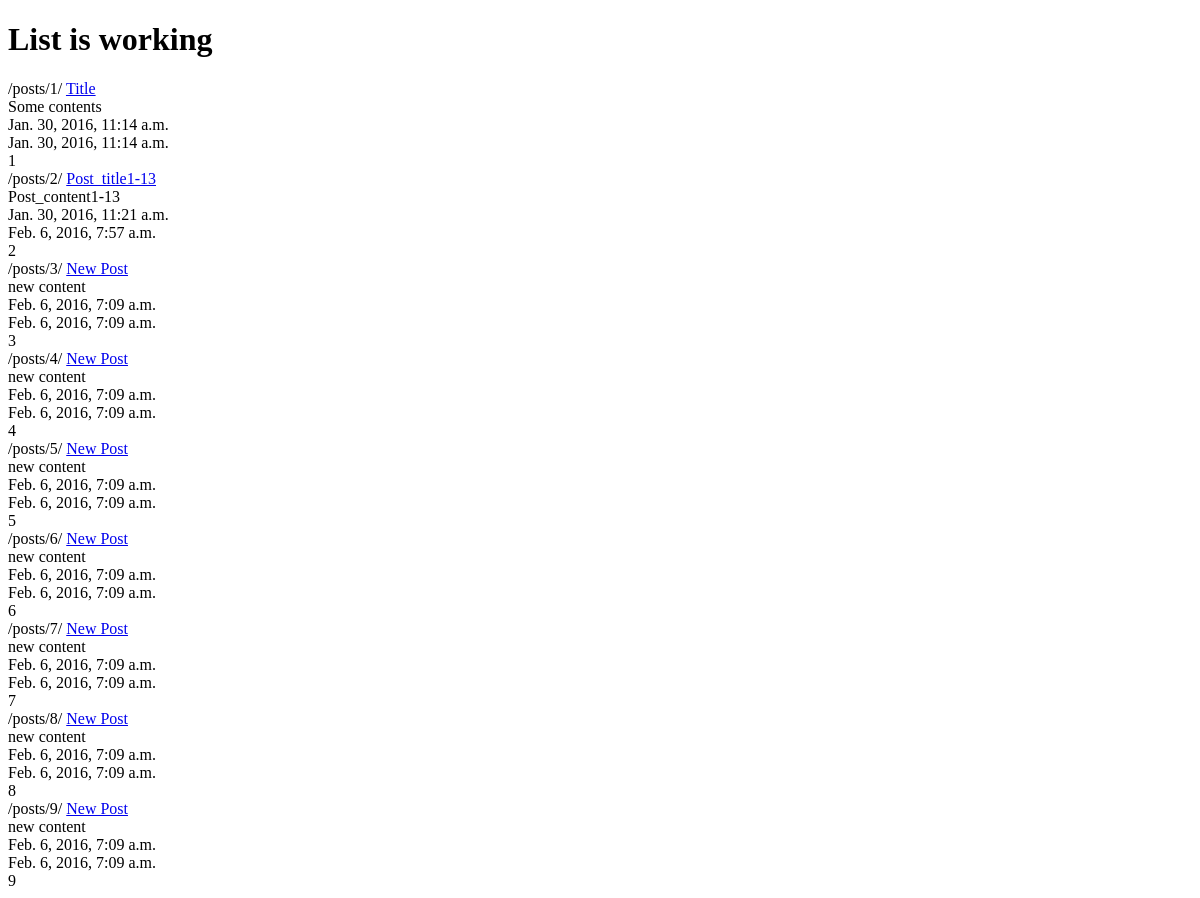
The app's page /posts/, older data.
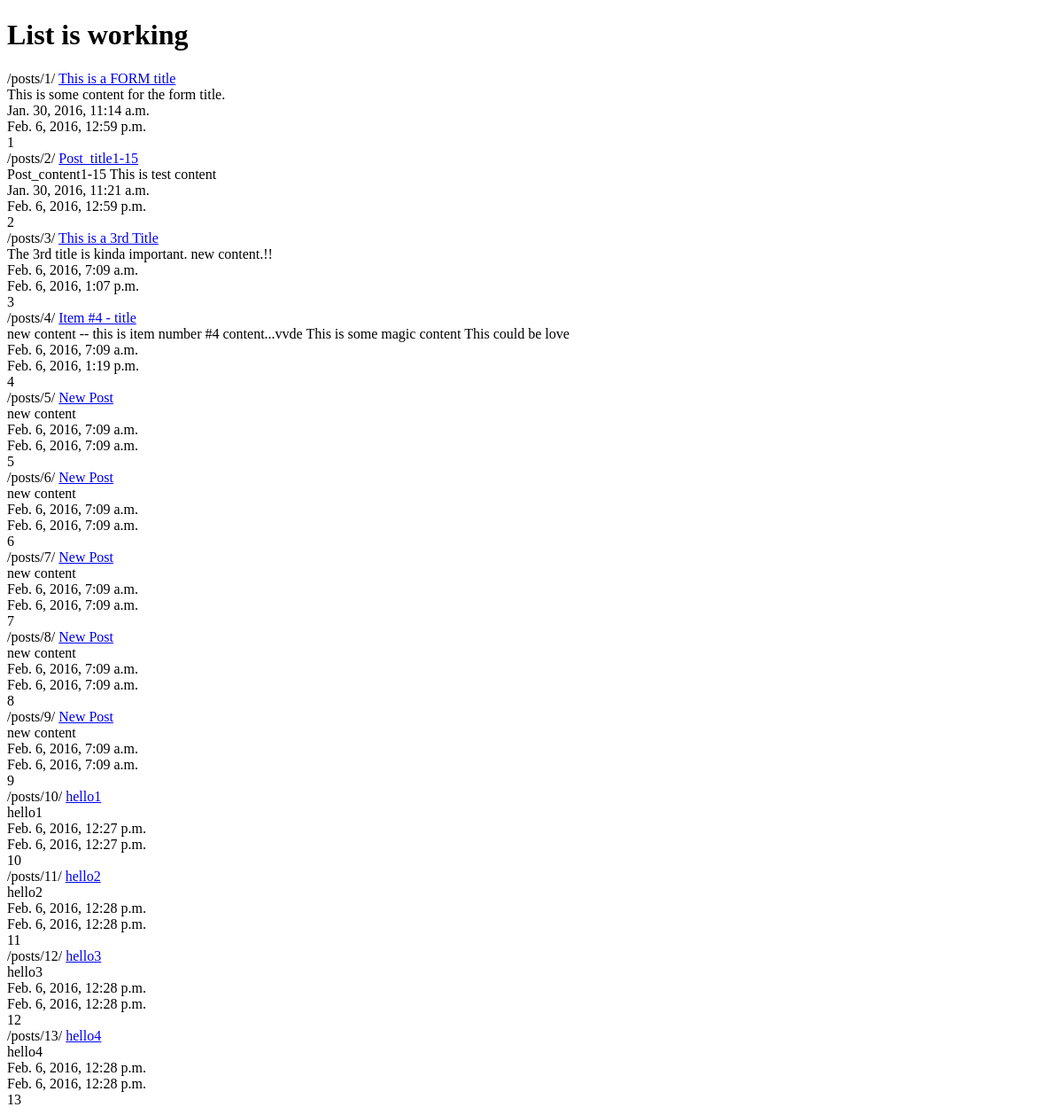
The same page, newer data.
### posts/models.py (models this page shows, shortened)
class Post(models.Model):
    title = models.CharField(max_length=120) #max_length 120
    content = models.TextField()
    updated = models.DateTimeField(auto_now=True, auto_now_add=False)
    timestamp = models.DateTimeField(auto_now=False, auto_now_add=True)
    def get_absolute_url(self):
         return reverse("posts:detail", kwargs={"id": self.id})

### posts/views.py (the view)
def post_list(request):
    queryset = Post.objects.all()
    context = {
        "object_list": queryset,
        "title": "List"
    }
    return render(request, "post_list.html", context)

### templates/post_list.html
{% extends "base.html" %}
{%  block content %}
<h1>{{ title }} is working</h1>
{%  for obj in object_list %}
    {% url "posts:detail" id=obj.id %}
    <a href='{{  obj.get_absolute_url }}'> {{ obj.title }}</a><br/>
            {{ obj.content }}<br/>
            {{ obj.timestamp }}<br/>
            {{ obj.updated }}<br/>
            {{ obj.id }}<br/>
{% endfor %}
{% endblock content %}

Row changes from the older to the newer data that the page shows:
changed Post "/posts/1/": title "Title" → "This is a FORM title"; content "Some contents" → "This is some content for the form title."; updated "Jan. 30, 2016, 11:14 a.m." → "Feb. 6, 2016, 12:59 p.m."
changed Post "/posts/2/": title "Post_title1-13" → "Post_title1-15"; content "Post_content1-13" → "Post_content1-15 This is test content"; updated "Feb. 6, 2016, 7:57 a.m." → "Feb. 6, 2016, 12:59 p.m."
changed Post "/posts/3/": title "New Post" → "This is a 3rd Title"; content "new content" → "The 3rd title is kinda important. new content.!!"; updated "Feb. 6, 2016, 7:09 a.m." → "Feb. 6, 2016, 1:07 p.m."
changed Post "/posts/4/": title "New Post" → "Item #4 - title"; content "new content" → "new content -- this is item number #4 content...vvde This is some magic content This could be love"; updated "Feb. 6, 2016, 7:09 a.m." → "Feb. 6, 2016, 1:19 p.m."
added Post: id "/posts/10/", title "hello1", content "hello1", timestamp "Feb. 6, 2016, 12:27 p.m.", updated "Feb. 6, 2016, 12:27 p.m.", id "10"
added Post: id "/posts/11/", title "hello2", content "hello2", timestamp "Feb. 6, 2016, 12:28 p.m.", updated "Feb. 6, 2016, 12:28 p.m.", id "11"
added Post: id "/posts/12/", title "hello3", content "hello3", timestamp "Feb. 6, 2016, 12:28 p.m.", updated "Feb. 6, 2016, 12:28 p.m.", id "12"
added Post: id "/posts/13/", title "hello4", content "hello4", timestamp "Feb. 6, 2016, 12:28 p.m.", updated "Feb. 6, 2016, 12:28 p.m.", id "13"
